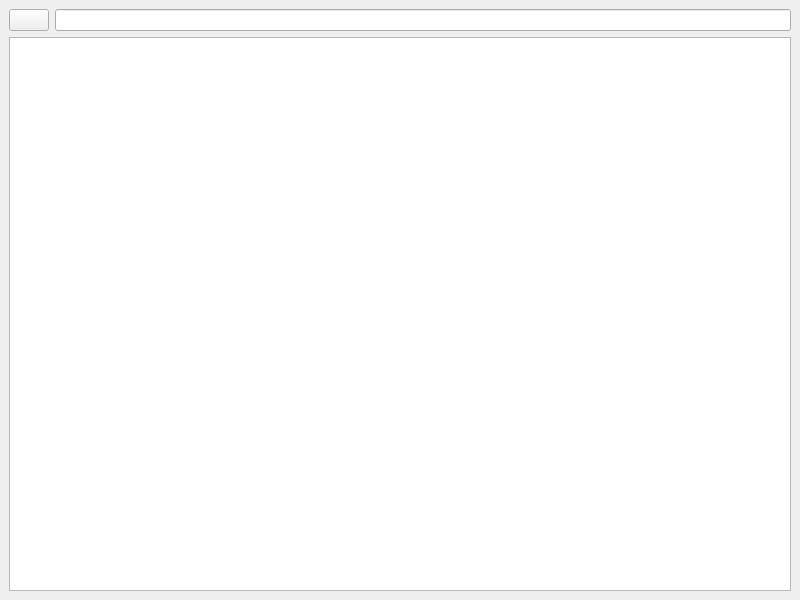
<?xml version="1.0" encoding="UTF-8"?>
<ui version="4.0">
 <class>ExplorerWindow</class>
 <widget class="QMainWindow" name="ExplorerWindow">
  <property name="geometry">
   <rect>
    <x>0</x>
    <y>0</y>
    <width>800</width>
    <height>600</height>
   </rect>
  </property>
  <property name="windowTitle">
   <string>MainWindow</string>
  </property>
  <widget class="QWidget" name="centralwidget">
   <layout class="QGridLayout" name="gridLayout">
    <item row="0" column="0">
     <layout class="QVBoxLayout" name="verticalLayout">
      <item>
       <layout class="QGridLayout" name="gridLayout_2">
        <item row="0" column="0">
         <widget class="QPushButton" name="retBut">
          <property name="text">
           <string/>
          </property>
          <property name="icon">
           <iconset resource="../res.qrc">
            <normaloff>:/img/left-arrow.png</normaloff>:/img/left-arrow.png</iconset>
          </property>
          <property name="flat">
           <bool>false</bool>
          </property>
         </widget>
        </item>
        <item row="0" column="1">
         <widget class="QLineEdit" name="repEdit"/>
        </item>
       </layout>
      </item>
      <item>
       <widget class="QListWidget" name="listDir"/>
      </item>
     </layout>
    </item>
   </layout>
  </widget>
 </widget>
 <resources>
  <include location="../res.qrc"/>
 </resources>
 <connections/>
</ui>
